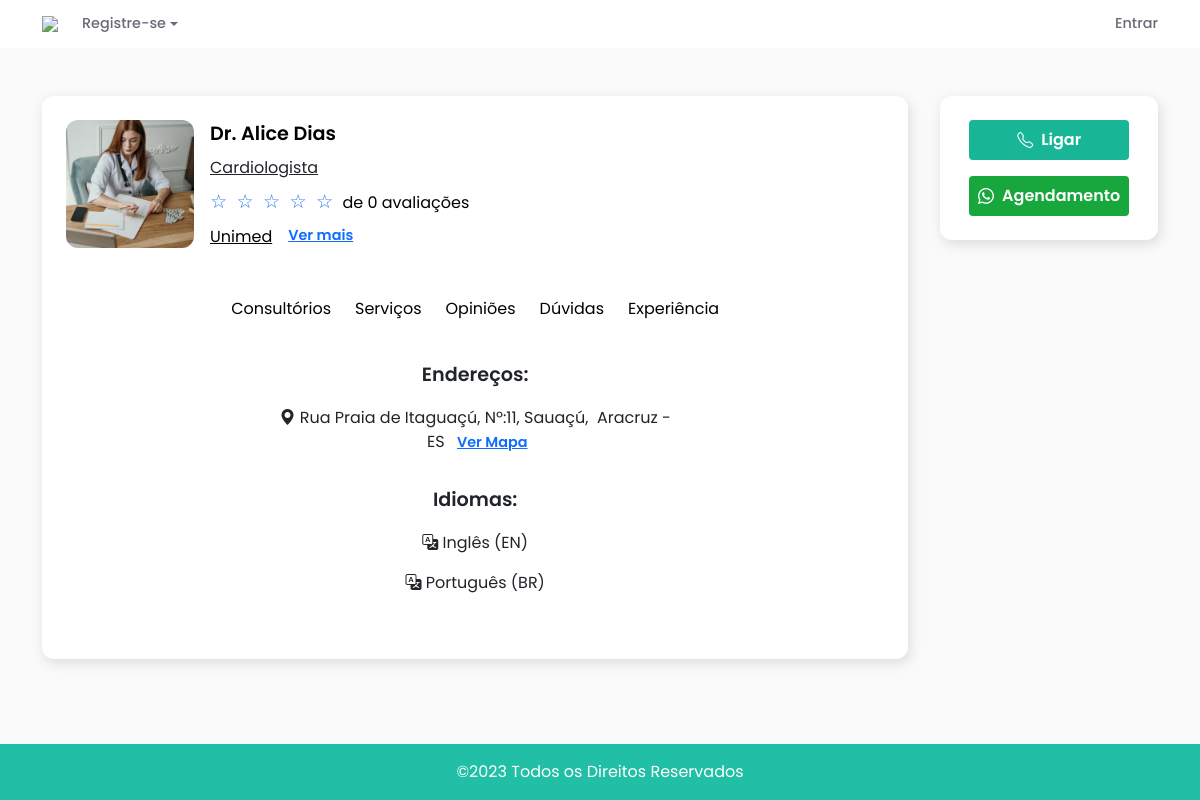
The app's page /perfil/20/, older data.
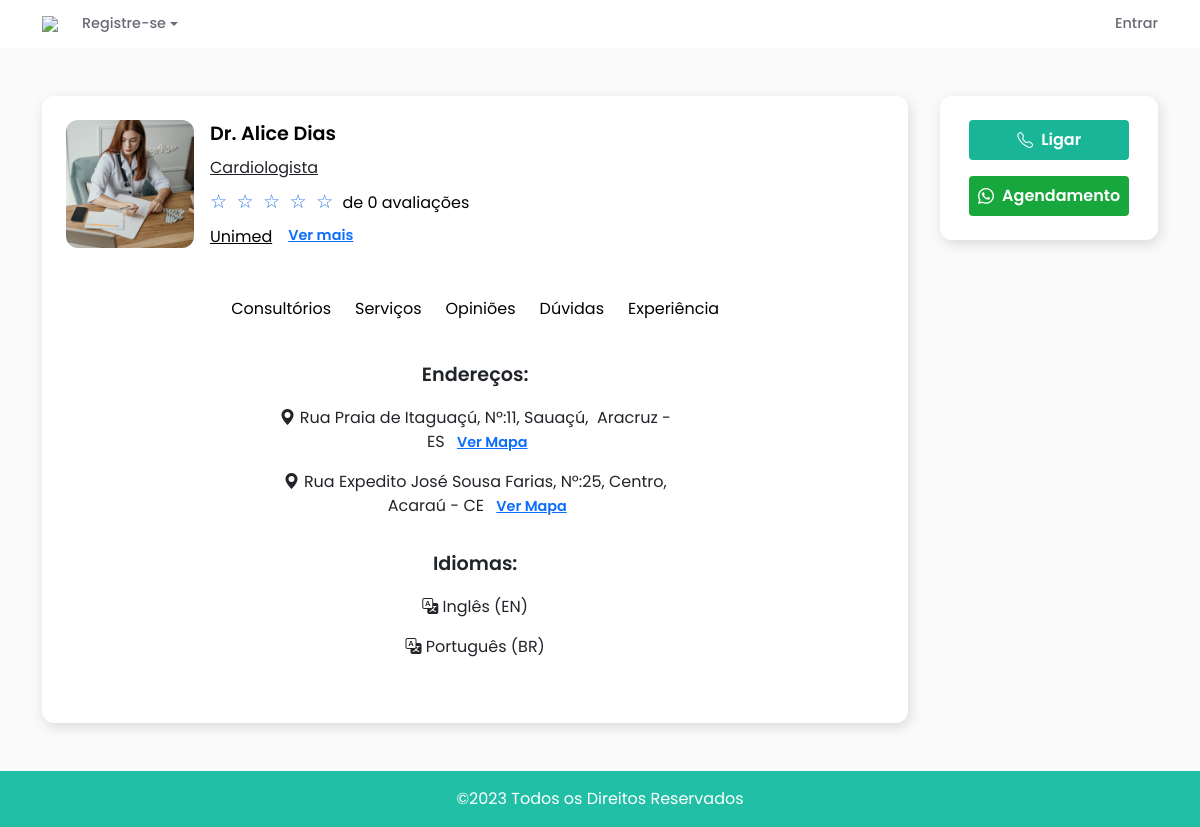
The same page, newer data.
### usuarios/models.py (models this page shows, shortened)
class CustomUser(AbstractBaseUser, PermissionsMixin):
    nome = models.CharField(_('nome'), max_length=30, blank=True)
    sobrenome = models.CharField(_('sobrenome'), max_length=30, blank=True)
    email = models.EmailField(_('email address'), unique=True)
    username = models.CharField(_('cpf'), max_length=30, unique=True)
    telefone = models.CharField(_('telefone'), max_length=20, blank=True)
    date_joined = models.DateTimeField(_('date joined'), default=timezone.now)
    is_staff = models.BooleanField(_('staff status'), default=False)
    email_verification_token = models.UUIDField(default=uuid.uuid4, editable=False)
    email_verified = models.BooleanField(default=True)
    stripe_customer_id = models.CharField(max_length=50, blank=True, null=True)
    objects = CustomUserManager()
    USERNAME_FIELD = 'email'
    REQUIRED_FIELDS = ['username']
    class Meta:
        verbose_name = _('user')
        verbose_name_plural = _('users')
    groups = models.ManyToManyField(
        'auth.Group',
        verbose_name=_('groups'),
        blank=True,
        help_text=_('The groups this user belongs to. A user will get all permissions granted to each of their groups.'),
        related_name="customuser_groups",
        related_query_name="customuser",
    )
    user_permissions = models.ManyToManyField(
        'auth.Permission',
        verbose_name=_('user permissions'),
        blank=True,
        help_text=_('Specific permissions for this user.'),
        related_name="customuser_user_permissions",
        related_query_name="customuser",
    )

class Profissional(CustomUser):
    is_active = models.BooleanField(_('active'), default=False)
    estado = models.ManyToManyField('Estado', blank=True)
    cidade = models.ManyToManyField('Cidade', blank=True)
    bairro = models.ManyToManyField('Bairro', blank=True)
    convenios = models.ManyToManyField('Convenio', blank=True)
    tipo_profissional = models.CharField(max_length=50, choices=TIPO_PROFISSIONAL_CHOICES, blank=True)
    servicos = models.ManyToManyField('Servico', blank=True)
    idiomas = models.ManyToManyField('Idioma', blank=True)
    especialidades = models.ManyToManyField('Especialidade')
    foto = models.ImageField(upload_to='images/', blank=True, null=True, default="/images/unknown.png")
    codigo = models.CharField( max_length=30, blank=True)
    enderecos = models.ManyToManyField(Endereco, blank=True, related_name='profissionais')
    ceps = models.ManyToManyField(CEP, blank=True, related_name='profissionais')
    descricao = models. TextField(blank=True)
    avaliacoes = GenericRelation(Avaliacao)
    perguntas = models.ManyToManyField(PerguntaResposta, blank=True, related_name='profissionais')
    galeria = models.ManyToManyField(Foto, blank=True, related_name='profissionais')

class CustomUser(AbstractBaseUser, PermissionsMixin):
    nome = models.CharField(_('nome'), max_length=30, blank=True)
    sobrenome = models.CharField(_('sobrenome'), max_length=30, blank=True)
    email = models.EmailField(_('email address'), unique=True)
    username = models.CharField(_('cpf'), max_length=30, unique=True)
    telefone = models.CharField(_('telefone'), max_length=20, blank=True)
    date_joined = models.DateTimeField(_('date joined'), default=timezone.now)
    is_staff = models.BooleanField(_('staff status'), default=False)
    email_verification_token = models.UUIDField(default=uuid.uuid4, editable=False)
    email_verified = models.BooleanField(default=True)
    stripe_customer_id = models.CharField(max_length=50, blank=True, null=True)
    objects = CustomUserManager()
    USERNAME_FIELD = 'email'
    REQUIRED_FIELDS = ['username']
    class Meta:
        verbose_name = _('user')
        verbose_name_plural = _('users')
    groups = models.ManyToManyField(
        'auth.Group',
        verbose_name=_('groups'),
        blank=True,
        help_text=_('The groups this user belongs to. A user will get all permissions granted to each of their groups.'),
        related_name="customuser_groups",
        related_query_name="customuser",
    )
    user_permissions = models.ManyToManyField(
        'auth.Permission',
        verbose_name=_('user permissions'),
        blank=True,
        help_text=_('Specific permissions for this user.'),
        related_name="customuser_user_permissions",
        related_query_name="customuser",
    )

class Especialidade(models.Model):
    nome = models.CharField(max_length=100)
    tipo_profissional = models.CharField(max_length=50, choices=TIPO_PROFISSIONAL_CHOICES, blank=True)

class Convenio(models.Model):
    nome = models.CharField(max_length=100)
    tipo_profissional = models.CharField(max_length=50, choices=CONVENIO_CHOICES, blank=True)

class Endereco(models.Model):
    rua = models.CharField(max_length=255)
    numero = models.IntegerField(null=True, blank=True)
    complemento = models.CharField(max_length=50, null=True, blank=True)
    bairro = models.ForeignKey(Bairro, on_delete=models.CASCADE)
    cidade = models.ForeignKey(Cidade, on_delete=models.CASCADE)
    estado = models.ForeignKey(Estado, on_delete=models.CASCADE)
    cep = models.ForeignKey(CEP, on_delete=models.CASCADE)
    latitude = models.FloatField(null=True, blank=True)
    longitude = models.FloatField(null=True, blank=True)
    profissional = models.ForeignKey('Profissional', related_name='enderecos_fk', on_delete=models.CASCADE, null=True, blank=True)
    clinica = models.ForeignKey('Clinica', related_name='enderecos_fk', on_delete=models.CASCADE, null=True, blank=True)

class Bairro(models.Model):
    nome = models.CharField(max_length=255)
    cidade = models.ForeignKey(Cidade, on_delete=models.CASCADE)

class Cidade(models.Model):
    estado = models.ForeignKey(Estado, related_name='cidades', on_delete=models.CASCADE)
    nome = models.CharField(max_length=100)

class Estado(models.Model):
    nome = models.CharField(max_length=100)

class Idioma(models.Model):
    nome = models.CharField(max_length=100)
    def __str__(self):
        return self.nome

### core/views.py (the view, shortened to what this page needs)
# urls.py: path('perfil/<int:profissional_id>/', perfil_profissional, name='perfil_profissional'),
def perfil_profissional(request, profissional_id):
    profissional = get_object_or_404(Profissional, id=profissional_id)
    media = calcular_media(profissional, Profissional)
    stars = calculate_stars(media)
    total_av = total_avaliacoes(profissional, Profissional)
    is_cliente = hasattr(request.user, 'cliente')
    avaliacoes_list = Avaliacao.objects.filter(
        content_type=ContentType.objects.get_for_model(profissional),
        object_id=profissional.id
    )
    paginator = Paginator(avaliacoes_list, 5)
    page = request.GET.get('page')
    avaliacoes = paginator.get_page(page)
    perguntas_list = profissional.perguntas.exclude(resposta__isnull=True).exclude(resposta__exact='')
    paginator_perguntas = Paginator(perguntas_list, 5)  # 5 perguntas por página
    page_perguntas = request.GET.get('page_perguntas')
    perguntas_paginated = paginator_perguntas.get_page(page_perguntas)
    form = AvaliacaoForm()  # Inicialização aqui
    form_perguntas = PerguntaRespostaForm()
    if request.method == 'POST':
        action = request.POST.get('action')
        if action == 'send_avaliacao':
            if request.method == 'POST':
                form = AvaliacaoForm(request.POST)
                if form.is_valid():
                    already_reviewed = Avaliacao.objects.filter(
                        cliente=request.user.cliente,
                        content_type=ContentType.objects.get_for_model(profissional),
                        object_id=profissional.id
                    ).exists()
                    if not already_reviewed:
                        avaliacao = form.save(commit=False)
                        avaliacao.cliente = request.user.cliente
                        avaliacao.content_type = ContentType.objects.get_for_model(profissional)
                        avaliacao.object_id = profissional.id
                        avaliacao.save()
                        media = calcular_media(profissional, Profissional)
                        total_av += 1
                        messages.success(request, 'Avaliação submetida com sucesso!')
                        return redirect('perfil_profissional', profissional_id=profissional_id)
                    else:
                        messages.error(request, 'Você já avaliou esse profissional.')
                else:
                    print(form.errors)
        elif action == 'send_pergunta':
            form_perguntas = PerguntaRespostaForm(request.POST)
            if form_perguntas.is_valid():
                pergunta = form_perguntas.save(commit=False)
                pergunta.cliente = request.user.cliente
                pergunta.content_type = ContentType.objects.get_for_model(Profissional)
                pergunta.save()  # Primeiro salve o objeto
                profissional.perguntas.add(pergunta)
                messages.success(request, 'Pergunta submetida com sucesso!')
                return redirect('perfil_profissional', profissional_id=profissional_id)
    else:
        form = AvaliacaoForm()
        form_perguntas = PerguntaRespostaForm()
    context = {
        'profissional': profissional,
        'form': form,
        'is_cliente': is_cliente,
        'media': media,
        'total_avaliacoes': total_av,
        'avaliacoes': avaliacoes,
        'stars': stars,
        'form_perguntas': form_perguntas,
        'perguntas_paginated': perguntas_paginated
    }
    return render(request, 'core/perfil_profissional.html', context)

### saudebras/templates/core/perfil_profissional.html (shortened to what this page needs)
{% extends "core/base.html" %}
{%load static%}
{% block 'conteudo' %}
<div class="fluid-container" style=" flex-grow:1; background:#FAFAFA;">
<div class="mainPerfil container mt-5 d-flex flex-content-center" style="gap:2rem;">
  <div class="perfilDiv p-4 mb-5" style="background:#fff; border-radius:12px; width:80%; filter: drop-shadow(2px 4px 6px #DBDBDB);
  ">
<div class="d-flex flex-column align-items-start justify-content-center">
  <div class="d-flex" style="gap:1rem;">
     <img class="profImg" style="width: 8rem; height:8rem; object-fit:cover; border-radius:12px;" src="{{ profissional.foto.url }}">
     <div class="d-flex flex-column">
        <span class="mb-2" style="color:#000 !important; font-size:1.2rem !important; font-weight:600;">Dr. {{ profissional.nome }} {{profissional.sobrenome}}</span>
        <div class="d-flex">
          <div class="d-flex especialidadeFlex mb-2">
            {% for especialidade in profissional.especialidades.all %}
            {% if forloop.counter < 2 %}
            <span style="margin-right: .5rem !important; text-decoration:underline;">{{ especialidade.nome }}</span>
            {% endif %}
            {% endfor %}
         </div>
        </div>
        {%load floor%}
        <span class="mb-3" style="font-size:1rem; color:#000 !important;">
           <span>
              <div class="rating-display d-flex align-items-center mb-2">
                 <div class="rating">
                    {% for star in stars %}
                    {% if star == "full" %}
                    <span style="font-size:1.2rem !important;" class="star1 full">&#9733;</span>
                    {% elif star1 == "half" %}
                    <span style="font-size:1.2rem !important;" class="star1 half">&#189;</span>
                    {% else %}
                    <span style="font-size:1.2rem !important;" class="star1">&#9734;</span>
                    {% endif %}
                    {% endfor %}
                 </div>
                 &nbsp;<span class="totalAV">de {{ total_avaliacoes }} avaliações</span>
           </span>
           </div>
        <div class="d-flex mb-2 convenioFlex">
           {% for convenio in profissional.convenios.all %}
           {% if forloop.counter < 2 %}
           <span style="margin-right: .5rem !important; text-decoration:underline;">{{ convenio.nome }}</span>
           {% endif %}
           {% endfor %}
           {% if profissional.convenios.all.count > 1 %}
           <a href="#" style="text-decoration: underline !important; font-size:.9rem; font-weight:600; margin-left:.5rem;" data-bs-toggle="modal" data-bs-target="#conveniosModal-{{ profissional.id }}">Ver mais</a>
           {% endif %}
        </div>
      </div>
  </div>
</div>
  <div class="tab-container">
    <div class="tab-buttons mb-4 mt-4 d-flex justify-content-center " style="gap:1.5rem; overflow-x:auto; element::-webkit-scrollbar {
      display: none; -ms-overflow-style: none; scrollbar-width: none; ">
      <a style="background:none; border:none; text-decoration:none; color:#000;" class="tab-button active" onclick="showTab(0)">Consultórios</a>
      {%if profissional.servicos.all.exists%}
      <a style="background:none; border:none; text-decoration:none; color:#000;" class="tab-button" onclick="showTab(1)">Serviços</a>
      {%endif%}
      <a style="background:none; border:none; text-decoration:none; color:#000;" class="tab-button" onclick="showTab(2)">Opiniões</a>
      <a style="background:none; border:none; text-decoration:none; color:#000;" class="tab-button" onclick="showTab(3)">Dúvidas</a>
      <a style="background:none; border:none; text-decoration:none; color:#000;" class="tab-button" onclick="showTab(4)">Experiência</a>
    </div>
    <div class="tab-content">
      <div class="tab-pane active">
        <div class=" mb-4 d-flex justify-content-center align-items-center flex-column">
          <div class="d-flex flex-column align-items-center justify-content-center mt-3">
          <span class="w-100 d-flex text-center justify-content-center mb-3" style="font-size:1.2rem; font-weight:600;">Endereços:</span>
        {%for endereco in profissional.enderecos.all%}
        <div style="max-width:25rem !important;" class="mb-3 text-center">
          <span  ><i class="bi bi-geo-alt-fill"></i>&nbsp;{{endereco.rua}},{%if endereco.complemento %}&nbsp;{{endereco.complemento}},{%endif%}&nbsp;{{endereco.bairro.nome}},
        &nbsp;{{endereco.cidade.nome}}&nbsp;-&nbsp;{{endereco.estado.nome}}</span>
        {%if endereco.latitude != None and endereco.longitude != None %}
        <a href="#" class="showMapModal"  data-latitude="{{ endereco.latitude }}"
        data-longitude="{{ endereco.longitude }}" style="text-decoration: underline !important; font-size:.9rem; font-weight:600; margin-left:.5rem;">Ver Mapa</a>
        {%endif%}
        </div>
        {%endfor%}
        </div>
          <div class="mt-3 d-flex justify-content-center align-items-center flex-column">
            <span class="w-100 d-flex text-center justify-content-center mb-3" style="font-size:1.2rem; font-weight:600;">Idiomas:</span>
        {%for idioma in profissional.idiomas.all%}
        <span class="mb-3"><i class="bi bi-translate"></i>&nbsp;{{idioma}}</span>
        {%endfor%}
          </div>
    </div>
      </div>
        {% load user_tags %}
    </div>
  </div>
</div>
<div class="p-4"
style="width:20%; background:#fff; border-radius:12px; filter: drop-shadow(2px 4px 6px #DBDBDB); height:fit-content;">
<div class='d-flex flex-column align-items-center w-100' style="gap:1rem;">
{%if user.is_authenticated%}
              <a href="tel:{{ profissional.telefone|slice:":1" }}" style="display: flex; align-items: center; gap: 0.5rem;  justify-content:center; background:#18B696; width:10rem; max-width:100%; color:#fff; border-radius:4px; font-weight:600;" class="p-2 text-center"><i class="bi bi-telephone"></i> Ligar</a>
                <a class="agendamento-btn p-2 text-center" data-phone="{{ profissional.telefone }}" data-nome="{{profissional.nome}}" style="display: flex; align-items: center; justify-content:center; gap: 0.5rem; background:#18A73D;width:10rem; max-width:100%; border-radius:4px; color:#fff; font-weight:600;" href="{{profissional.telefone}}"><i class="bi bi-whatsapp"></i> Agendamento</a>
                {%else%}
                <a href="{% url 'login' %}" style="display: flex; align-items: center; gap: 0.5rem;  justify-content:center; background:#18B696; width:10rem; max-width:100%; color:#fff; border-radius:4px; font-weight:600;" class="p-2 text-center"><i class="bi bi-telephone"></i> Ligar</a>
                <a class=" p-2 text-center" style="display: flex; align-items: center; justify-content:center; gap: 0.5rem; background:#18A73D;width:10rem; max-width:100%; border-radius:4px; color:#fff; font-weight:600;" href="{% url 'login' %}"><i class="bi bi-whatsapp"></i> Agendamento</a>
                {%endif%}
</div>
</div>
</div>
{% endblock %}

Row changes from the older to the newer data that the page shows:
added Endereco: rua "Rua Expedito José Sousa Farias", complemento "Nº:25", bairro.nome "Centro", cidade.nome "Acaraú", estado.nome "CE"
